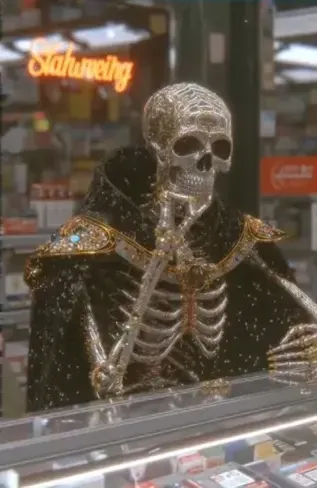
#> input picture gul/build/art/card/ENC-knowledge-skeleton.webp, 317 x 488 px, found by its file name; its folder holds only this picture in this run
$ python cardatlas.py
#> lines starting #> are read from the running program, lines starting #| are printed output that depends on the picture
# cardatlas.py v1.0 — 도감 조우 카드 212장 (build/art/card/<id>.webp) 을 몇 장의 묶음 그림으로 (artifact 파일 수 한도 511) → build/art/card/atlas<n>.webp + d5/cardatlas.json (id → [묶음, x, y, w, h, 묶음 너비, 묶음 높이])
import os, json
from PIL import Image
D = os.path.dirname(os.path.abspath(__file__)) + '/../'; C = D + 'build/art/card/'
ids = sorted(f[:-5] for f in os.listdir(C) if f.endswith('.webp') and not f.startswith('atlas'))
PW, PH, out, pages = 3600, 3600, {}, []
cur, x, y, rowh = None, 0, 0, 0
def newpage():
    global cur, x, y, rowh
    cur = Image.new('RGB', (PW, PH), (0, 0, 0)); pages.append(cur); x = y = rowh = 0
#> after `cur = Image.new('RGB', (PW, PH), (0, 0, 0))`: cur: PIL image 3600x3600 RGB; every value is 0
newpage()
for i in ids:
    im = Image.open(C + i + '.webp').convert('RGB'); w, h = im.size
#> further down, im is the input picture: PIL image 317x488 RGB; mean R, G, B 102.3, 90, 77.5
#> after `w, h = im.size`: w = 317; h = 488
    if x + w > PW: x = 0; y += rowh; rowh = 0
    if y + h > PH: newpage()
    cur.paste(im, (x, y)); out[i] = [len(pages) - 1, x, y, w, h]; x += w; rowh = max(rowh, h)
#> after `cur.paste(im, (x, y))`:
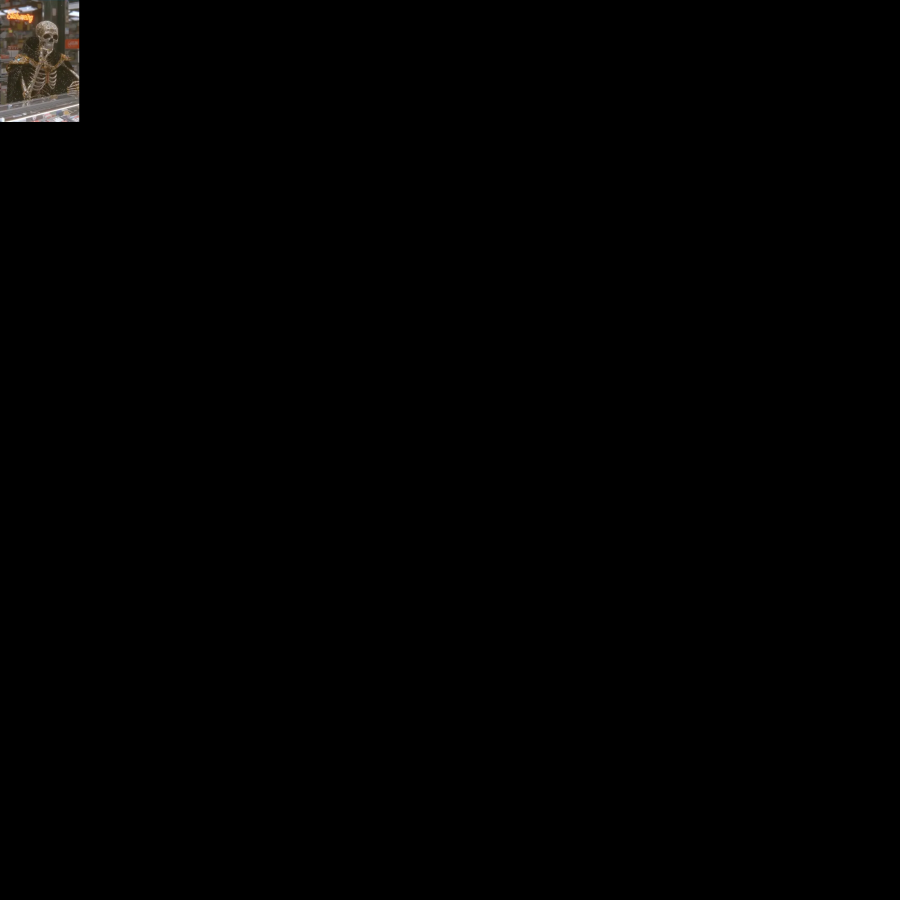
#> cur: PIL image 3600x3600 RGB (shown at 1/4 size); mean R, G, B 1.2, 1.1, 0.9
#> after `x += w`: x = 317
#> after `rowh = max(rowh, h)`: rowh = 488
for n, p in enumerate(pages):
    used = max([v[2] + v[4] for v in out.values() if v[0] == n]); p = p.crop((0, 0, PW, used)); pages[n] = p
    p.save(C + f'atlas{n}.webp', 'WEBP', quality=80)
#> this loop made 1 pass
#> used on pass 1: 488
#> pass 1, `p = p.crop((0, 0, PW, used))`:
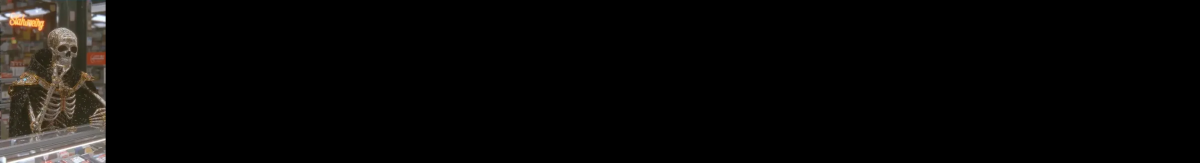
#> p: PIL image 3600x488 RGB (shown at 1/3 size); mean R, G, B 9, 7.9, 6.8
#> after the loop, pages = 1 item
for v in out.values(): v += [PW, pages[v[0]].size[1]]
#> this loop made 1 pass
#> v on pass 1: [0, 0, 0, 317, 488, 3600, 488]
json.dump(out, open(D + 'd5/cardatlas.json', 'w'))
print('cardatlas', len(ids), 'cards →', len(pages), 'pages', sum(os.path.getsize(C + f'atlas{n}.webp') for n in range(len(pages))) // 1024 // 1024, 'MB')
#| cardatlas 1 cards → 1 pages 0 MB
